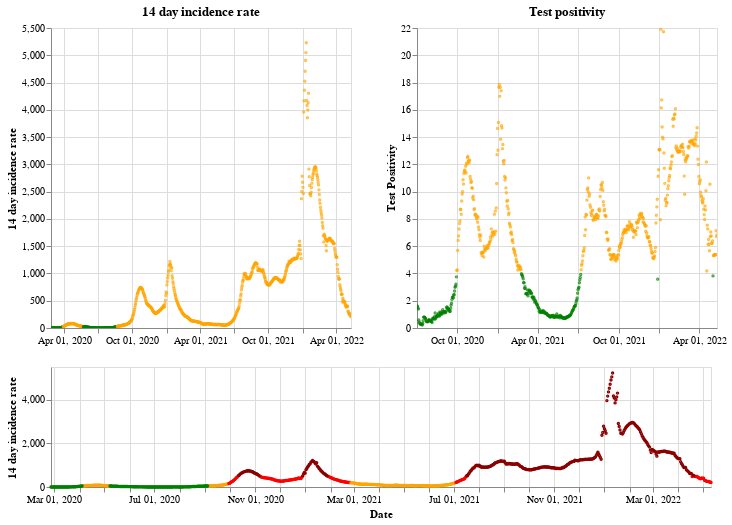

Notebook code cell kept with this figure:
### Markdown cell above
## Northern Ireland

### Code cell
plot_traffic_light('Northern Ireland')

### Figure 1 — Vega-Lite specification as saved in the notebook (floating-point values rounded to 4 significant figures; data arrays with more than 128 entries replaced by an {"elided": "..."} marker saying what was removed)
{"config": {"view": {"continuousWidth": 400, "continuousHeight": 300}}, "vconcat": [{"hconcat": [{"mark": {"type": "point", "size": 2}, "encoding": {"color": {"condition": {"value": "green", "test": "(datum.twoWeeklyCasesRate <= 25)"}, "value": "orange"}, "tooltip": [{"type": "nominal", "field": "areaName"}, {"type": "temporal", "field": "date"}, {"type": "quantitative", "field": "twoWeeklyCasesRate"}, {"type": "quantitative", "field": "testPositivity"}], "x": {"type": "temporal", "axis": {"title": ""}, "field": "date", "scale": {"domain": {"selection": "DateBrush"}}, "timeUnit": "yearmonthdate"}, "y": {"type": "quantitative", "axis": {"title": "14 day incidence rate"}, "field": "twoWeeklyCasesRate"}}, "title": "14 day incidence rate", "width": 300}, {"mark": {"type": "point", "size": 2}, "encoding": {"color": {"condition": {"value": "green", "test": "(datum.testPositivity <= 4)"}, "value": "orange"}, "tooltip": [{"type": "nominal", "field": "areaName"}, {"type": "temporal", "field": "date"}, {"type": "quantitative", "field": "twoWeeklyCasesRate"}, {"type": "quantitative", "field": "testPositivity"}], "x": {"type": "temporal", "axis": {"title": ""}, "field": "date", "scale": {"domain": {"selection": "DateBrush"}}, "timeUnit": "yearmonthdate"}, "y": {"type": "quantitative", "axis": {"title": "Test Positivity"}, "field": "testPositivity"}}, "title": "Test positivity", "width": 300}]}, {"layer": [{"mark": {"type": "point", "size": 2}, "encoding": {"color": {"condition": {"value": "orange", "test": "(((datum.testPositivity < 4) && (datum.twoWeeklyCasesRate >= 50)) && (datum.twoWeeklyCasesRate < 200))"}, "value": "red"}, "opacity": {"condition": {"value": 1, "test": "((datum.twoWeeklyCasesRate >= 50) && (datum.twoWeeklyCasesRate < 500))"}, "value": 0}, "tooltip": [{"type": "nominal", "field": "areaName"}, {"type": "temporal", "field": "date"}, {"type": "quantitative", "field": "twoWeeklyCasesRate"}, {"type": "quantitative", "field": "testPositivity"}], "x": {"type": "temporal", "axis": {"title": "Date"}, "field": "date", "timeUnit": "yearmonthdate"}, "y": {"type": "quantitative", "axis": {"title": "14 day incidence rate"}, "field": "twoWeeklyCasesRate"}}, "selection": {"DateBrush": {"type": "interval", "encodings": ["x"], "fields": ["Time"]}}}, {"mark": {"type": "point", "size": 2}, "encoding": {"color": {"value": "darkred"}, "opacity": {"condition": {"value": 1, "test": "(datum.twoWeeklyCasesRate >= 500)"}, "value": 0}, "tooltip": [{"type": "nominal", "field": "areaName"}, {"type": "temporal", "field": "date"}, {"type": "quantitative", "field": "twoWeeklyCasesRate"}, {"type": "quantitative", "field": "testPositivity"}], "x": {"type": "temporal", "axis": {"title": "Date"}, "field": "date", "timeUnit": "yearmonthdate"}, "y": {"type": "quantitative", "axis": {"title": "14 day incidence rate"}, "field": "twoWeeklyCasesRate"}}}, {"mark": {"type": "point", "size": 2}, "encoding": {"color": {"condition": {"value": "green", "test": "((datum.testPositivity < 4) && (datum.twoWeeklyCasesRate < 50))"}, "value": "orange"}, "opacity": {"condition": {"value": 1, "test": "(datum.twoWeeklyCasesRate < 50)"}, "value": 0}, "tooltip": [{"type": "nominal", "field": "areaName"}, {"type": "temporal", "field": "date"}, {"type": "quantitative", "field": "twoWeeklyCasesRate"}, {"type": "quantitative", "field": "testPositivity"}], "x": {"type": "temporal", "axis": {"title": "Date"}, "field": "date", "timeUnit": "yearmonthdate"}, "y": {"type": "quantitative", "axis": {"title": "14 day incidence rate"}, "field": "twoWeeklyCasesRate"}}}], "height": 120, "width": 660}], "data": {"name": "data-8dd90e11d3f942ba6bbbdac335c52c31"}, "$schema": "https://vega.github.io/schema/vega-lite/v4.8.1.json", "datasets": {"data-8dd90e11d3f942ba6bbbdac335c52c31": {"elided": "806 records"}}}
